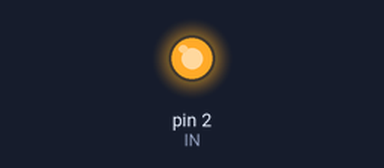
The sketch below on a simulated Arduino Uno, built with avr-gcc and run on an emulated ATmega328P. Shown: output pins drawn as LEDs (lit = HIGH).

Above: at 1.0 s.
At 3.0 s:
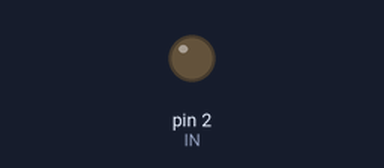
Timing chart, 0 to 5.2 s (numbered marks = the images above):
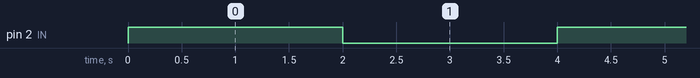

Measured:
- by itself, pin 2 (IN): alternates HIGH for 2.0 s and LOW for 2.0 s

The sketch:

code.ino
```cpp
#define IN 2

void setup() {
  pinMode(IN, OUTPUT);
}

void loop() {
  digitalWrite(IN, HIGH);
  delay(2000);
  digitalWrite(IN, LOW);
  delay(2000);
}
```
